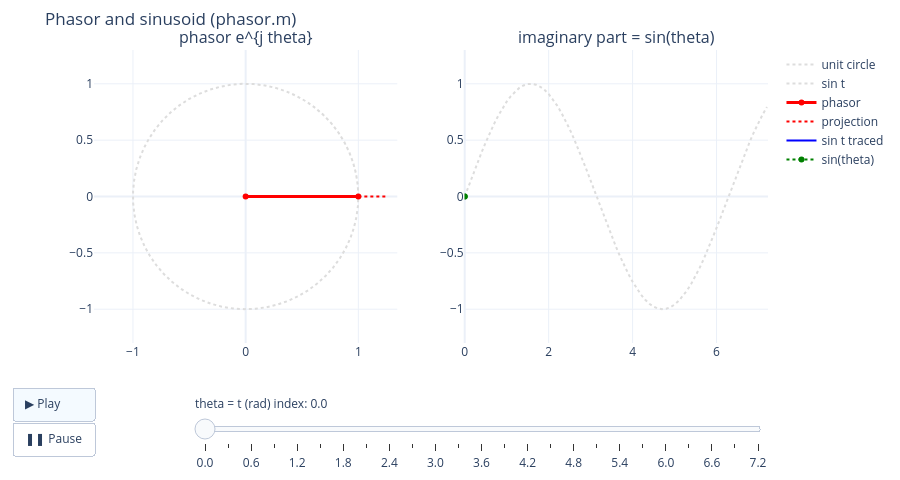

Notebook code for this chart:
### Markdown cell above
## 1. 相量與弦波（`phasor.m`）

原程式：
```matlab
t=0:dt:stopt;  x=cos(t);  y=sin(t);           % dt=0.1, stopt=2.3*pi
for ii=1:length(t)
   subplot(1,2,1)  % 單位圓上的旋轉向量 [0 x1],[0 y1]，與逐漸變大的螺線 xtheta,ytheta
   subplot(1,2,2)  % 向量的虛部 sin(theta) 對時間畫出
   drawnow
end
```
長度 1 的向量以角速度 1 rad/s 旋轉，角度 $\theta=t$；向量的實部是 $\cos\theta$、虛部是 $\sin\theta$。
右圖把虛部對時間畫出，就是弦波 $\sin t$。原程式用空迴圈延遲做動畫，這裡改成 Plotly 動畫（按 ▶）。

### Code cell
dt, stopt = 0.1, 2.3 * np.pi
t = np.arange(0, stopt + 1e-9, dt)
x, y = np.cos(t), np.sin(t)
r = 0.1 + 0.00002 * np.cumsum(np.arange(1, len(t) + 1))     # 原程式的螺線半徑 r=r+0.00002*ii（只是裝飾）

fig = make_subplots(rows=1, cols=2, subplot_titles=("phasor e^{j theta}", "imaginary part = sin(theta)"))
fig.add_trace(go.Scatter(x=x, y=y, mode="lines", line=dict(color="#ddd", dash="dot"), name="unit circle"), 1, 1)
fig.add_trace(go.Scatter(x=t, y=y, mode="lines", line=dict(color="#ddd", dash="dot"), name="sin t"), 1, 2)
frames = []
for i in range(len(t)):
    frames.append(go.Frame(name=str(i), data=[
        go.Scatter(x=[0, x[i]], y=[0, y[i]], mode="lines+markers", line=dict(color="red", width=3), name="phasor"),
        go.Scatter(x=[x[i], 1.25], y=[y[i], y[i]], mode="lines", line=dict(color="red", dash="dot"), name="projection"),
        go.Scatter(x=t[:i + 1], y=y[:i + 1], mode="lines", line=dict(color="blue"), name="sin t traced"),
        go.Scatter(x=[t[i], t[i]], y=[0, y[i]], mode="lines+markers", line=dict(color="green", dash="dot"), name="sin(theta)"),
    ], traces=[2, 3, 4, 5]))
for d, (row, col) in zip(frames[0].data, [(1, 1), (1, 1), (1, 2), (1, 2)]):
    fig.add_trace(d, row, col)
fig.frames = frames
fig.update_layout(
    updatemenus=[dict(type="buttons", x=0, y=-0.15, buttons=[
        dict(label="▶ Play", method="animate", args=[None, dict(frame=dict(duration=60, redraw=True), fromcurrent=True)]),
        dict(label="❚❚ Pause", method="animate", args=[[None], dict(mode="immediate", frame=dict(duration=0))])])],
    sliders=[dict(x=0.15, len=0.85, y=-0.1, currentvalue=dict(prefix="theta = t (rad) index: "),
                  steps=[dict(method="animate", label=f"{t[i]:.1f}", args=[[str(i)], dict(mode="immediate", frame=dict(duration=0, redraw=True))])
                         for i in range(0, len(t), 3)])])
fig.update_xaxes(range=[-1.3, 1.3], scaleanchor="y", row=1, col=1)
fig.update_yaxes(range=[-1.3, 1.3], row=1, col=1)
fig.update_xaxes(range=[0, stopt], row=1, col=2)
fig.update_yaxes(range=[-1.3, 1.3], row=1, col=2)
show(fig, "Phasor and sinusoid (phasor.m)", xlab=None, h=480)
print(f"frames = {len(t)}, theta from 0 to {t[-1]:.4f} rad ({t[-1] / np.pi:.3f} pi)")
print(f"check: |e^(j t)| = 1 for all frames: max | |x+jy| - 1 | = {np.max(np.abs(np.abs(x + 1j * y) - 1)):.1e}")

### Figure 1 — Plotly figure (JSON) as saved in the notebook; plotly's stock layout.template omitted (floating-point values rounded to 4 significant figures)
{"data": [{"line": {"color": "#ddd", "dash": "dot"}, "mode": "lines", "name": "unit circle", "type": "scatter", "x": [1.0, 0.995, 0.9801, 0.9553, 0.9211, 0.8776, 0.8253, 0.7648, 0.6967, 0.6216, 0.5403, 0.4536, 0.3624, 0.2675, 0.17, 0.07074, -0.0292, -0.1288, -0.2272, -0.3233, -0.4161, -0.5048, -0.5885, -0.6663, -0.7374, -0.8011, -0.8569, -0.9041, -0.9422, -0.971, -0.99, -0.9991, -0.9983, -0.9875, -0.9668, -0.9365, -0.8968, -0.8481, -0.791, -0.7259, -0.6536, -0.5748, -0.4903, -0.4008, -0.3073, -0.2108, -0.1122, -0.01239, 0.0875, 0.1865, 0.2837, 0.378, 0.4685, 0.5544, 0.6347, 0.7087, 0.7756, 0.8347, 0.8855, 0.9275, 0.9602, 0.9833, 0.9965, 0.9999, 0.9932, 0.9766, 0.9502, 0.9144, 0.8694, 0.8157, 0.7539, 0.6845, 0.6084], "xaxis": "x", "y": [0.0, 0.09983, 0.1987, 0.2955, 0.3894, 0.4794, 0.5646, 0.6442, 0.7174, 0.7833, 0.8415, 0.8912, 0.932, 0.9636, 0.9854, 0.9975, 0.9996, 0.9917, 0.9738, 0.9463, 0.9093, 0.8632, 0.8085, 0.7457, 0.6755, 0.5985, 0.5155, 0.4274, 0.335, 0.2392, 0.1411, 0.04158, -0.05837, -0.1577, -0.2555, -0.3508, -0.4425, -0.5298, -0.6119, -0.6878, -0.7568, -0.8183, -0.8716, -0.9162, -0.9516, -0.9775, -0.9937, -0.9999, -0.9962, -0.9825, -0.9589, -0.9258, -0.8835, -0.8323, -0.7728, -0.7055, -0.6313, -0.5507, -0.4646, -0.3739, -0.2794, -0.1822, -0.08309, 0.01681, 0.1165, 0.2151, 0.3115, 0.4048, 0.4941, 0.5784, 0.657, 0.729, 0.7937], "yaxis": "y"}, {"line": {"color": "#ddd", "dash": "dot"}, "mode": "lines", "name": "sin t", "type": "scatter", "x": [0.0, 0.1, 0.2, 0.3, 0.4, 0.5, 0.6, 0.7, 0.8, 0.9, 1.0, 1.1, 1.2, 1.3, 1.4, 1.5, 1.6, 1.7, 1.8, 1.9, 2.0, 2.1, 2.2, 2.3, 2.4, 2.5, 2.6, 2.7, 2.8, 2.9, 3.0, 3.1, 3.2, 3.3, 3.4, 3.5, 3.6, 3.7, 3.8, 3.9, 4.0, 4.1, 4.2, 4.3, 4.4, 4.5, 4.6, 4.7, 4.8, 4.9, 5.0, 5.1, 5.2, 5.3, 5.4, 5.5, 5.6, 5.7, 5.8, 5.9, 6.0, 6.1, 6.2, 6.3, 6.4, 6.5, 6.6, 6.7, 6.8, 6.9, 7.0, 7.1, 7.2], "xaxis": "x2", "y": [0.0, 0.09983, 0.1987, 0.2955, 0.3894, 0.4794, 0.5646, 0.6442, 0.7174, 0.7833, 0.8415, 0.8912, 0.932, 0.9636, 0.9854, 0.9975, 0.9996, 0.9917, 0.9738, 0.9463, 0.9093, 0.8632, 0.8085, 0.7457, 0.6755, 0.5985, 0.5155, 0.4274, 0.335, 0.2392, 0.1411, 0.04158, -0.05837, -0.1577, -0.2555, -0.3508, -0.4425, -0.5298, -0.6119, -0.6878, -0.7568, -0.8183, -0.8716, -0.9162, -0.9516, -0.9775, -0.9937, -0.9999, -0.9962, -0.9825, -0.9589, -0.9258, -0.8835, -0.8323, -0.7728, -0.7055, -0.6313, -0.5507, -0.4646, -0.3739, -0.2794, -0.1822, -0.08309, 0.01681, 0.1165, 0.2151, 0.3115, 0.4048, 0.4941, 0.5784, 0.657, 0.729, 0.7937], "yaxis": "y2"}, {"line": {"color": "red", "width": 3}, "mode": "lines+markers", "name": "phasor", "type": "scatter", "x": [0, 1.0], "xaxis": "x", "y": [0, 0.0], "yaxis": "y"}, {"line": {"color": "red", "dash": "dot"}, "mode": "lines", "name": "projection", "type": "scatter", "x": [1.0, 1.25], "xaxis": "x", "y": [0.0, 0.0], "yaxis": "y"}, {"line": {"color": "blue"}, "mode": "lines", "name": "sin t traced", "type": "scatter", "x": [0.0], "xaxis": "x2", "y": [0.0], "yaxis": "y2"}, {"line": {"color": "green", "dash": "dot"}, "mode": "lines+markers", "name": "sin(theta)", "type": "scatter", "x": [0.0, 0.0], "xaxis": "x2", "y": [0, 0.0], "yaxis": "y2"}], "layout": {"annotations": [{"font": {"size": 16}, "showarrow": false, "text": "phasor e^{j theta}", "x": 0.225, "xanchor": "center", "xref": "paper", "y": 1.0, "yanchor": "bottom", "yref": "paper"}, {"font": {"size": 16}, "showarrow": false, "text": "imaginary part = sin(theta)", "x": 0.775, "xanchor": "center", "xref": "paper", "y": 1.0, "yanchor": "bottom", "yref": "paper"}], "height": 480, "margin": {"b": 50, "l": 60, "r": 20, "t": 50}, "sliders": [{"currentvalue": {"prefix": "theta = t (rad) index: "}, "len": 0.85, "steps": [{"args": [["0"], {"frame": {"duration": 0, "redraw": true}, "mode": "immediate"}], "label": "0.0", "method": "animate"}, {"args": [["3"], {"frame": {"duration": 0, "redraw": true}, "mode": "immediate"}], "label": "0.3", "method": "animate"}, {"args": [["6"], {"frame": {"duration": 0, "redraw": true}, "mode": "immediate"}], "label": "0.6", "method": "animate"}, {"args": [["9"], {"frame": {"duration": 0, "redraw": true}, "mode": "immediate"}], "label": "0.9", "method": "animate"}, {"args": [["12"], {"frame": {"duration": 0, "redraw": true}, "mode": "immediate"}], "label": "1.2", "method": "animate"}, {"args": [["15"], {"frame": {"duration": 0, "redraw": true}, "mode": "immediate"}], "label": "1.5", "method": "animate"}, {"args": [["18"], {"frame": {"duration": 0, "redraw": true}, "mode": "immediate"}], "label": "1.8", "method": "animate"}, {"args": [["21"], {"frame": {"duration": 0, "redraw": true}, "mode": "immediate"}], "label": "2.1", "method": "animate"}, {"args": [["24"], {"frame": {"duration": 0, "redraw": true}, "mode": "immediate"}], "label": "2.4", "method": "animate"}, {"args": [["27"], {"frame": {"duration": 0, "redraw": true}, "mode": "immediate"}], "label": "2.7", "method": "animate"}, {"args": [["30"], {"frame": {"duration": 0, "redraw": true}, "mode": "immediate"}], "label": "3.0", "method": "animate"}, {"args": [["33"], {"frame": {"duration": 0, "redraw": true}, "mode": "immediate"}], "label": "3.3", "method": "animate"}, {"args": [["36"], {"frame": {"duration": 0, "redraw": true}, "mode": "immediate"}], "label": "3.6", "method": "animate"}, {"args": [["39"], {"frame": {"duration": 0, "redraw": true}, "mode": "immediate"}], "label": "3.9", "method": "animate"}, {"args": [["42"], {"frame": {"duration": 0, "redraw": true}, "mode": "immediate"}], "label": "4.2", "method": "animate"}, {"args": [["45"], {"frame": {"duration": 0, "redraw": true}, "mode": "immediate"}], "label": "4.5", "method": "animate"}, {"args": [["48"], {"frame": {"duration": 0, "redraw": true}, "mode": "immediate"}], "label": "4.8", "method": "animate"}, {"args": [["51"], {"frame": {"duration": 0, "redraw": true}, "mode": "immediate"}], "label": "5.1", "method": "animate"}, {"args": [["54"], {"frame": {"duration": 0, "redraw": true}, "mode": "immediate"}], "label": "5.4", "method": "animate"}, {"args": [["57"], {"frame": {"duration": 0, "redraw": true}, "mode": "immediate"}], "label": "5.7", "method": "animate"}, {"args": [["60"], {"frame": {"duration": 0, "redraw": true}, "mode": "immediate"}], "label": "6.0", "method": "animate"}, {"args": [["63"], {"frame": {"duration": 0, "redraw": true}, "mode": "immediate"}], "label": "6.3", "method": "animate"}, {"args": [["66"], {"frame": {"duration": 0, "redraw": true}, "mode": "immediate"}], "label": "6.6", "method": "animate"}, {"args": [["69"], {"frame": {"duration": 0, "redraw": true}, "mode": "immediate"}], "label": "6.9", "method": "animate"}, {"args": [["72"], {"frame": {"duration": 0, "redraw": true}, "mode": "immediate"}], "label": "7.2", "method": "animate"}], "x": 0.15, "y": -0.1}], "title": {"text": "Phasor and sinusoid (phasor.m)"}, "updatemenus": [{"buttons": [{"args": [null, {"frame": {"duration": 60, "redraw": true}, "fromcurrent": true}], "label": "▶ Play", "method": "animate"}, {"args": [[null], {"frame": {"duration": 0}, "mode": "immediate"}], "label": "❚❚ Pause", "method": "animate"}], "type": "buttons", "x": 0, "y": -0.15}], "xaxis": {"anchor": "y", "domain": [0.0, 0.45], "range": [-1.3, 1.3], "scaleanchor": "y"}, "xaxis2": {"anchor": "y2", "domain": [0.55, 1.0], "range": [0, 7.226]}, "yaxis": {"anchor": "x", "domain": [0.0, 1.0], "range": [-1.3, 1.3]}, "yaxis2": {"anchor": "x2", "domain": [0.0, 1.0], "range": [-1.3, 1.3]}}}
